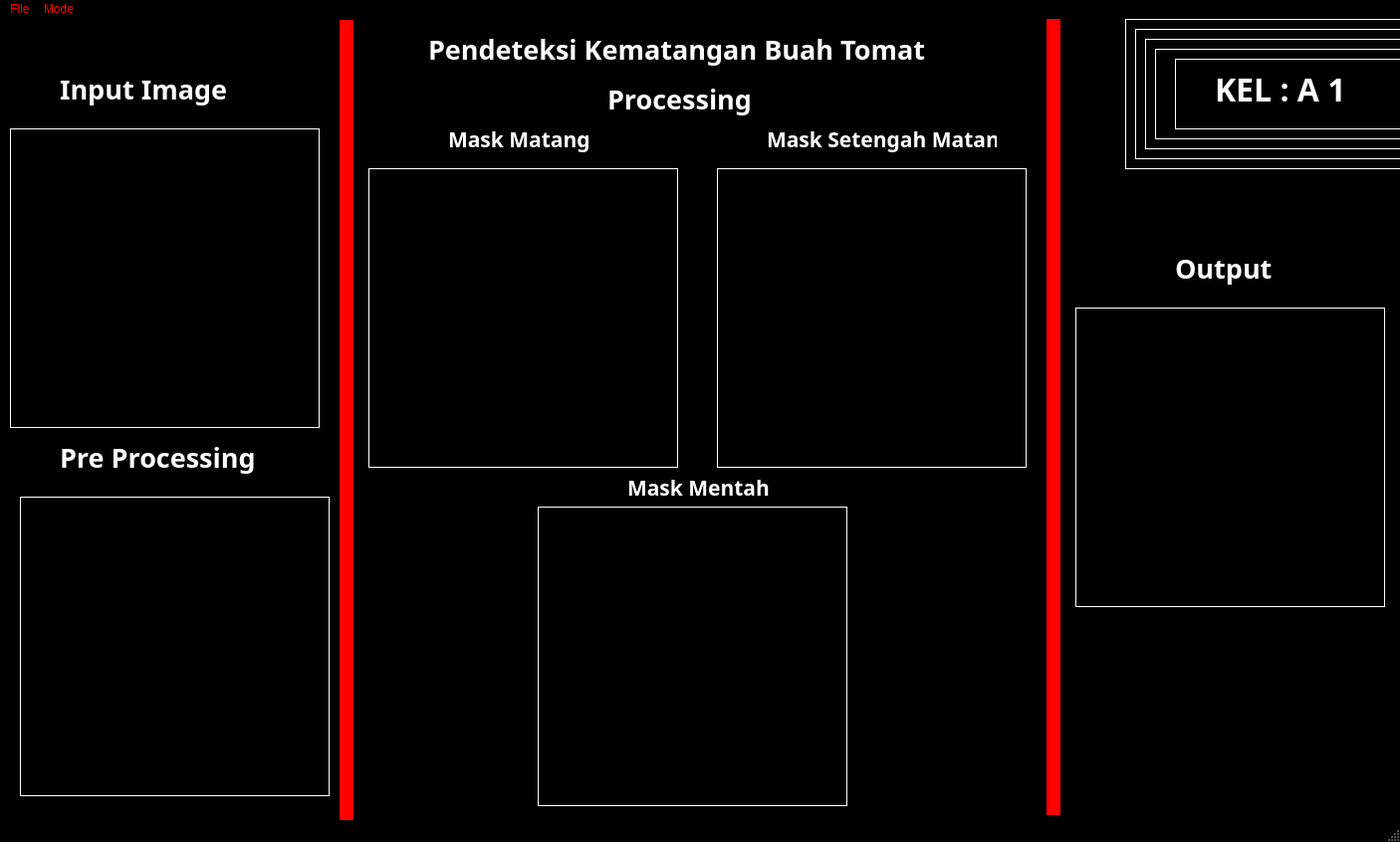
<?xml version="1.0" encoding="UTF-8"?>
<ui version="4.0">
 <class>MainWindow</class>
 <widget class="QMainWindow" name="MainWindow">
  <property name="geometry">
   <rect>
    <x>0</x>
    <y>0</y>
    <width>1406</width>
    <height>846</height>
   </rect>
  </property>
  <property name="palette">
   <palette>
    <active>
     <colorrole role="WindowText">
      <brush brushstyle="SolidPattern">
       <color alpha="255">
        <red>255</red>
        <green>255</green>
        <blue>255</blue>
       </color>
      </brush>
     </colorrole>
     <colorrole role="Text">
      <brush brushstyle="SolidPattern">
       <color alpha="255">
        <red>255</red>
        <green>255</green>
        <blue>255</blue>
       </color>
      </brush>
     </colorrole>
     <colorrole role="ButtonText">
      <brush brushstyle="SolidPattern">
       <color alpha="255">
        <red>255</red>
        <green>0</green>
        <blue>0</blue>
       </color>
      </brush>
     </colorrole>
     <colorrole role="Base">
      <brush brushstyle="SolidPattern">
       <color alpha="255">
        <red>255</red>
        <green>0</green>
        <blue>0</blue>
       </color>
      </brush>
     </colorrole>
     <colorrole role="Window">
      <brush brushstyle="SolidPattern">
       <color alpha="255">
        <red>0</red>
        <green>0</green>
        <blue>0</blue>
       </color>
      </brush>
     </colorrole>
     <colorrole role="ToolTipText">
      <brush brushstyle="SolidPattern">
       <color alpha="255">
        <red>255</red>
        <green>255</green>
        <blue>255</blue>
       </color>
      </brush>
     </colorrole>
     <colorrole role="PlaceholderText">
      <brush brushstyle="SolidPattern">
       <color alpha="128">
        <red>255</red>
        <green>255</green>
        <blue>255</blue>
       </color>
      </brush>
     </colorrole>
    </active>
    <inactive>
     <colorrole role="WindowText">
      <brush brushstyle="SolidPattern">
       <color alpha="255">
        <red>255</red>
        <green>255</green>
        <blue>255</blue>
       </color>
      </brush>
     </colorrole>
     <colorrole role="Text">
      <brush brushstyle="SolidPattern">
       <color alpha="255">
        <red>255</red>
        <green>255</green>
        <blue>255</blue>
       </color>
      </brush>
     </colorrole>
     <colorrole role="ButtonText">
      <brush brushstyle="SolidPattern">
       <color alpha="255">
        <red>255</red>
        <green>0</green>
        <blue>0</blue>
       </color>
      </brush>
     </colorrole>
     <colorrole role="Base">
      <brush brushstyle="SolidPattern">
       <color alpha="255">
        <red>255</red>
        <green>0</green>
        <blue>0</blue>
       </color>
      </brush>
     </colorrole>
     <colorrole role="Window">
      <brush brushstyle="SolidPattern">
       <color alpha="255">
        <red>0</red>
        <green>0</green>
        <blue>0</blue>
       </color>
      </brush>
     </colorrole>
     <colorrole role="ToolTipText">
      <brush brushstyle="SolidPattern">
       <color alpha="255">
        <red>255</red>
        <green>255</green>
        <blue>255</blue>
       </color>
      </brush>
     </colorrole>
     <colorrole role="PlaceholderText">
      <brush brushstyle="SolidPattern">
       <color alpha="128">
        <red>255</red>
        <green>255</green>
        <blue>255</blue>
       </color>
      </brush>
     </colorrole>
    </inactive>
    <disabled>
     <colorrole role="WindowText">
      <brush brushstyle="SolidPattern">
       <color alpha="255">
        <red>120</red>
        <green>120</green>
        <blue>120</blue>
       </color>
      </brush>
     </colorrole>
     <colorrole role="Text">
      <brush brushstyle="SolidPattern">
       <color alpha="255">
        <red>120</red>
        <green>120</green>
        <blue>120</blue>
       </color>
      </brush>
     </colorrole>
     <colorrole role="ButtonText">
      <brush brushstyle="SolidPattern">
       <color alpha="255">
        <red>120</red>
        <green>120</green>
        <blue>120</blue>
       </color>
      </brush>
     </colorrole>
     <colorrole role="Base">
      <brush brushstyle="SolidPattern">
       <color alpha="255">
        <red>0</red>
        <green>0</green>
        <blue>0</blue>
       </color>
      </brush>
     </colorrole>
     <colorrole role="Window">
      <brush brushstyle="SolidPattern">
       <color alpha="255">
        <red>0</red>
        <green>0</green>
        <blue>0</blue>
       </color>
      </brush>
     </colorrole>
     <colorrole role="ToolTipText">
      <brush brushstyle="SolidPattern">
       <color alpha="255">
        <red>255</red>
        <green>255</green>
        <blue>255</blue>
       </color>
      </brush>
     </colorrole>
     <colorrole role="PlaceholderText">
      <brush brushstyle="SolidPattern">
       <color alpha="128">
        <red>0</red>
        <green>0</green>
        <blue>0</blue>
       </color>
      </brush>
     </colorrole>
    </disabled>
   </palette>
  </property>
  <property name="windowTitle">
   <string>MainWindow</string>
  </property>
  <widget class="QWidget" name="centralwidget">
   <widget class="QLabel" name="label">
    <property name="geometry">
     <rect>
      <x>10</x>
      <y>110</y>
      <width>311</width>
      <height>301</height>
     </rect>
    </property>
    <property name="font">
     <font>
      <family>News706 BT</family>
      <weight>75</weight>
      <bold>true</bold>
     </font>
    </property>
    <property name="frameShape">
     <enum>QFrame::Box</enum>
    </property>
    <property name="text">
     <string/>
    </property>
   </widget>
   <widget class="QLabel" name="label_2">
    <property name="geometry">
     <rect>
      <x>20</x>
      <y>480</y>
      <width>311</width>
      <height>301</height>
     </rect>
    </property>
    <property name="font">
     <font>
      <family>News706 BT</family>
      <weight>75</weight>
      <bold>true</bold>
     </font>
    </property>
    <property name="frameShape">
     <enum>QFrame::Box</enum>
    </property>
    <property name="text">
     <string/>
    </property>
   </widget>
   <widget class="QLabel" name="label_3">
    <property name="geometry">
     <rect>
      <x>370</x>
      <y>150</y>
      <width>311</width>
      <height>301</height>
     </rect>
    </property>
    <property name="font">
     <font>
      <family>News706 BT</family>
      <weight>75</weight>
      <bold>true</bold>
     </font>
    </property>
    <property name="frameShape">
     <enum>QFrame::Box</enum>
    </property>
    <property name="text">
     <string/>
    </property>
   </widget>
   <widget class="QLabel" name="label_4">
    <property name="geometry">
     <rect>
      <x>540</x>
      <y>490</y>
      <width>311</width>
      <height>301</height>
     </rect>
    </property>
    <property name="font">
     <font>
      <family>News706 BT</family>
      <weight>75</weight>
      <bold>true</bold>
     </font>
    </property>
    <property name="frameShape">
     <enum>QFrame::Box</enum>
    </property>
    <property name="text">
     <string/>
    </property>
   </widget>
   <widget class="QLabel" name="label_5">
    <property name="geometry">
     <rect>
      <x>60</x>
      <y>50</y>
      <width>181</width>
      <height>41</height>
     </rect>
    </property>
    <property name="font">
     <font>
      <family>News706 BT</family>
      <pointsize>20</pointsize>
      <weight>75</weight>
      <bold>true</bold>
     </font>
    </property>
    <property name="text">
     <string>Input Image</string>
    </property>
   </widget>
   <widget class="QLabel" name="label_6">
    <property name="geometry">
     <rect>
      <x>60</x>
      <y>420</y>
      <width>211</width>
      <height>41</height>
     </rect>
    </property>
    <property name="font">
     <font>
      <family>News706 BT</family>
      <pointsize>20</pointsize>
      <weight>75</weight>
      <bold>true</bold>
     </font>
    </property>
    <property name="text">
     <string>Pre Processing</string>
    </property>
   </widget>
   <widget class="QLabel" name="label_7">
    <property name="geometry">
     <rect>
      <x>720</x>
      <y>150</y>
      <width>311</width>
      <height>301</height>
     </rect>
    </property>
    <property name="font">
     <font>
      <family>News706 BT</family>
      <weight>75</weight>
      <bold>true</bold>
     </font>
    </property>
    <property name="frameShape">
     <enum>QFrame::Box</enum>
    </property>
    <property name="text">
     <string/>
    </property>
   </widget>
   <widget class="QLabel" name="label_8">
    <property name="geometry">
     <rect>
      <x>1080</x>
      <y>290</y>
      <width>311</width>
      <height>301</height>
     </rect>
    </property>
    <property name="frameShape">
     <enum>QFrame::Box</enum>
    </property>
    <property name="text">
     <string/>
    </property>
   </widget>
   <widget class="QLabel" name="label_9">
    <property name="geometry">
     <rect>
      <x>610</x>
      <y>60</y>
      <width>161</width>
      <height>41</height>
     </rect>
    </property>
    <property name="font">
     <font>
      <family>News706 BT</family>
      <pointsize>20</pointsize>
      <weight>75</weight>
      <bold>true</bold>
     </font>
    </property>
    <property name="text">
     <string>Processing</string>
    </property>
   </widget>
   <widget class="QLabel" name="label_10">
    <property name="geometry">
     <rect>
      <x>1180</x>
      <y>230</y>
      <width>111</width>
      <height>41</height>
     </rect>
    </property>
    <property name="font">
     <font>
      <family>News706 BT</family>
      <pointsize>20</pointsize>
      <weight>75</weight>
      <bold>true</bold>
     </font>
    </property>
    <property name="text">
     <string>Output</string>
    </property>
   </widget>
   <widget class="QLabel" name="label_11">
    <property name="geometry">
     <rect>
      <x>450</x>
      <y>100</y>
      <width>161</width>
      <height>41</height>
     </rect>
    </property>
    <property name="font">
     <font>
      <family>News706 BT</family>
      <pointsize>16</pointsize>
      <weight>75</weight>
      <bold>true</bold>
     </font>
    </property>
    <property name="text">
     <string>Mask Matang</string>
    </property>
   </widget>
   <widget class="QLabel" name="label_12">
    <property name="geometry">
     <rect>
      <x>770</x>
      <y>100</y>
      <width>231</width>
      <height>41</height>
     </rect>
    </property>
    <property name="font">
     <font>
      <family>News706 BT</family>
      <pointsize>16</pointsize>
      <weight>75</weight>
      <bold>true</bold>
     </font>
    </property>
    <property name="text">
     <string>Mask Setengah Matang</string>
    </property>
   </widget>
   <widget class="QLabel" name="label_13">
    <property name="geometry">
     <rect>
      <x>630</x>
      <y>450</y>
      <width>161</width>
      <height>41</height>
     </rect>
    </property>
    <property name="font">
     <font>
      <family>News706 BT</family>
      <pointsize>16</pointsize>
      <weight>75</weight>
      <bold>true</bold>
     </font>
    </property>
    <property name="text">
     <string>Mask Mentah</string>
    </property>
   </widget>
   <widget class="QLabel" name="label_14">
    <property name="geometry">
     <rect>
      <x>430</x>
      <y>0</y>
      <width>501</width>
      <height>61</height>
     </rect>
    </property>
    <property name="font">
     <font>
      <family>News706 BT</family>
      <pointsize>20</pointsize>
      <weight>75</weight>
      <bold>true</bold>
     </font>
    </property>
    <property name="text">
     <string>Pendeteksi Kematangan Buah Tomat</string>
    </property>
   </widget>
   <widget class="QFrame" name="frame">
    <property name="geometry">
     <rect>
      <x>1130</x>
      <y>0</y>
      <width>281</width>
      <height>151</height>
     </rect>
    </property>
    <property name="frameShape">
     <enum>QFrame::Box</enum>
    </property>
    <property name="frameShadow">
     <enum>QFrame::Plain</enum>
    </property>
    <widget class="QFrame" name="frame_2">
     <property name="geometry">
      <rect>
       <x>10</x>
       <y>10</y>
       <width>281</width>
       <height>131</height>
      </rect>
     </property>
     <property name="frameShape">
      <enum>QFrame::Box</enum>
     </property>
     <property name="frameShadow">
      <enum>QFrame::Plain</enum>
     </property>
     <widget class="QFrame" name="frame_3">
      <property name="geometry">
       <rect>
        <x>10</x>
        <y>10</y>
        <width>281</width>
        <height>111</height>
       </rect>
      </property>
      <property name="frameShape">
       <enum>QFrame::Box</enum>
      </property>
      <property name="frameShadow">
       <enum>QFrame::Plain</enum>
      </property>
      <widget class="QFrame" name="frame_4">
       <property name="geometry">
        <rect>
         <x>10</x>
         <y>10</y>
         <width>281</width>
         <height>91</height>
        </rect>
       </property>
       <property name="frameShape">
        <enum>QFrame::Box</enum>
       </property>
       <property name="frameShadow">
        <enum>QFrame::Plain</enum>
       </property>
       <widget class="QFrame" name="frame_5">
        <property name="geometry">
         <rect>
          <x>20</x>
          <y>10</y>
          <width>271</width>
          <height>71</height>
         </rect>
        </property>
        <property name="frameShape">
         <enum>QFrame::Box</enum>
        </property>
        <property name="frameShadow">
         <enum>QFrame::Plain</enum>
        </property>
        <widget class="QLabel" name="label_15">
         <property name="geometry">
          <rect>
           <x>40</x>
           <y>10</y>
           <width>161</width>
           <height>41</height>
          </rect>
         </property>
         <property name="font">
          <font>
           <family>News706 BT</family>
           <pointsize>24</pointsize>
           <weight>75</weight>
           <bold>true</bold>
          </font>
         </property>
         <property name="text">
          <string>KEL : A 1</string>
         </property>
        </widget>
       </widget>
      </widget>
     </widget>
    </widget>
   </widget>
   <widget class="QGraphicsView" name="graphicsView_2">
    <property name="geometry">
     <rect>
      <x>340</x>
      <y>0</y>
      <width>16</width>
      <height>811</height>
     </rect>
    </property>
   </widget>
   <widget class="QGraphicsView" name="graphicsView_3">
    <property name="geometry">
     <rect>
      <x>1050</x>
      <y>-10</y>
      <width>16</width>
      <height>811</height>
     </rect>
    </property>
   </widget>
  </widget>
  <widget class="QMenuBar" name="menubar">
   <property name="geometry">
    <rect>
     <x>0</x>
     <y>0</y>
     <width>1406</width>
     <height>21</height>
    </rect>
   </property>
   <widget class="QMenu" name="menuFile">
    <property name="title">
     <string>File</string>
    </property>
    <addaction name="actionSave"/>
   </widget>
   <widget class="QMenu" name="menuMode">
    <property name="title">
     <string>Mode</string>
    </property>
    <addaction name="actionCamera"/>
    <addaction name="actionFoto"/>
   </widget>
   <addaction name="menuFile"/>
   <addaction name="menuMode"/>
  </widget>
  <widget class="QStatusBar" name="statusbar"/>
  <action name="actionOpen">
   <property name="text">
    <string>Open</string>
   </property>
  </action>
  <action name="actionSave">
   <property name="text">
    <string>Save</string>
   </property>
  </action>
  <action name="actionCamera">
   <property name="text">
    <string>Camera</string>
   </property>
  </action>
  <action name="actionLoad_Image">
   <property name="text">
    <string>Load Image</string>
   </property>
  </action>
  <action name="actionFoto">
   <property name="text">
    <string>Foto</string>
   </property>
  </action>
 </widget>
 <resources/>
 <connections/>
</ui>
